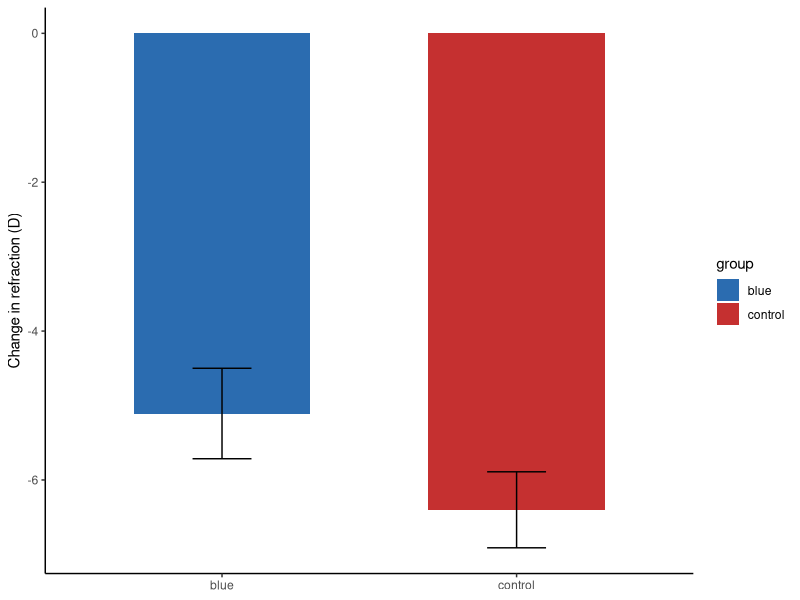
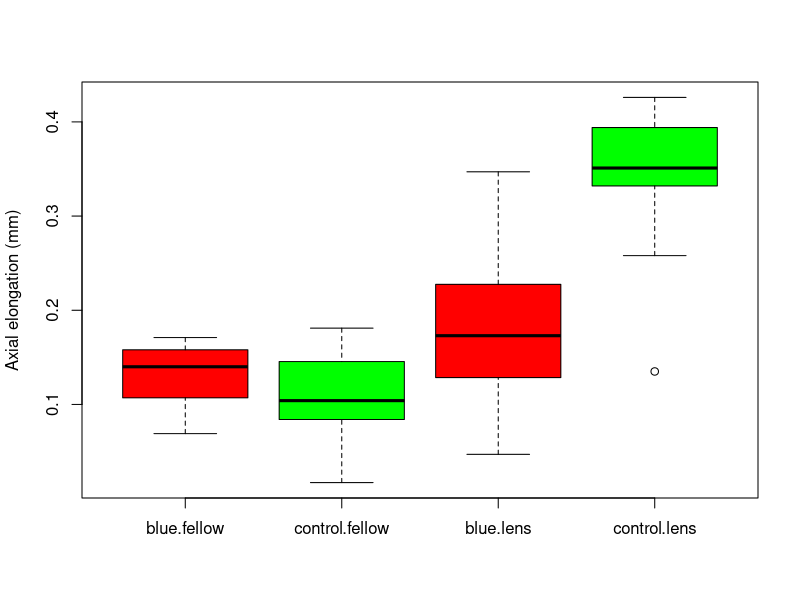

The R script that drew these images, in order:
# Figures 1 and 2 for the manuscript.
library(ggplot2)
setwd("C:/Users/lab/Dropbox/blue_light_chicks/code")

d <- read.csv("../data/chick_biometry.csv")
d$dR <- d$refraction_d7 - d$refraction_d0
d$dAL <- d$axial_d7 - d$axial_d0
lens <- subset(d, eye == "lens")

# ---- Figure 1: change in refraction, lens-wearing eyes -----------------------
s <- aggregate(dR ~ group, data = lens, FUN = function(x) c(m = mean(x), se = sd(x) / sqrt(length(x))))
s <- do.call(data.frame, s)
p1 <- ggplot(s, aes(group, dR.m, fill = group)) +
  geom_col(width = 0.6) +
  geom_errorbar(aes(ymin = dR.m - dR.se, ymax = dR.m + dR.se), width = 0.2) +
  scale_fill_manual(values = c(blue = "#2b6cb0", control = "#c53030")) +
  labs(x = NULL, y = "Change in refraction (D)") +
  theme_classic()
ggsave("../manuscript/figures/fig1_refraction.pdf", p1, width = 3.2, height = 3)

# ---- Figure 2: axial elongation, both eyes ------------------------------------
lens2 <- subset(d, !is.na(refraction_d7))
png("../manuscript/figures/fig2_axial.png", width = 900, height = 700, res = 150)
boxplot(dAL ~ group + eye, data = lens2, col = c("red", "green"),
        ylab = "Axial elongation (mm)", xlab = "")
dev.off()
